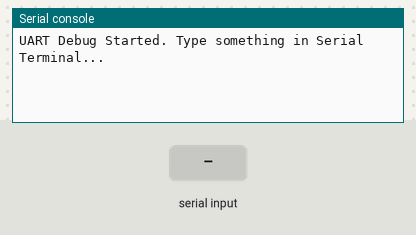
Simulated run of this program. Board: ESP32 board running MicroPython. Shown: the last lines printed to the serial console. The test bench sets the inputs (shaded band).

Above: at 1.2 s.
1.3 s: "1\n" received over the second serial link
At 2.5 s:
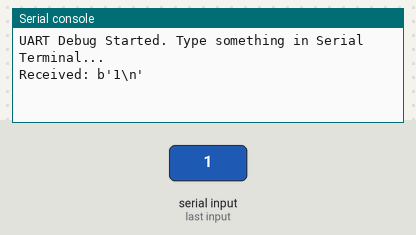
3.8 s: "0\n" received over the second serial link
At 5.2 s:
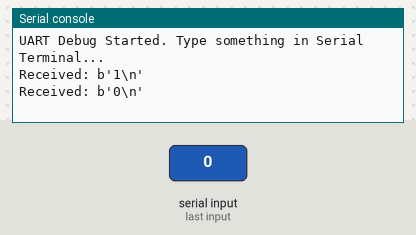
6.3 s: "2\n" received over the second serial link
At 9.5 s:
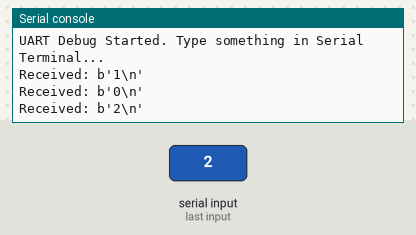

Measured:
- after the input at 1.3 s, the serial console: prints a new line after 0.70 s (image 1)
- after the input at 3.8 s, the serial console: prints a new line after 0.20 s (image 2)
- after the input at 6.3 s, the serial console: prints a new line after 1.7 s (image 3)

The program:

serial_debug.py
```python
from machine import UART
import time

# Khởi tạo UART1 với baudrate 115200
# TX=17, RX=16 (tùy mạch có thể khác)
uart = UART(1, baudrate=115200, tx=17, rx=16)

print("UART Debug Started. Type something in Serial Terminal...")

while True:
    uart.write("Hello from ESP32 UART\n")
    if uart.any():
        data = uart.read()
        print("Received:", data)
    time.sleep(2)
```
